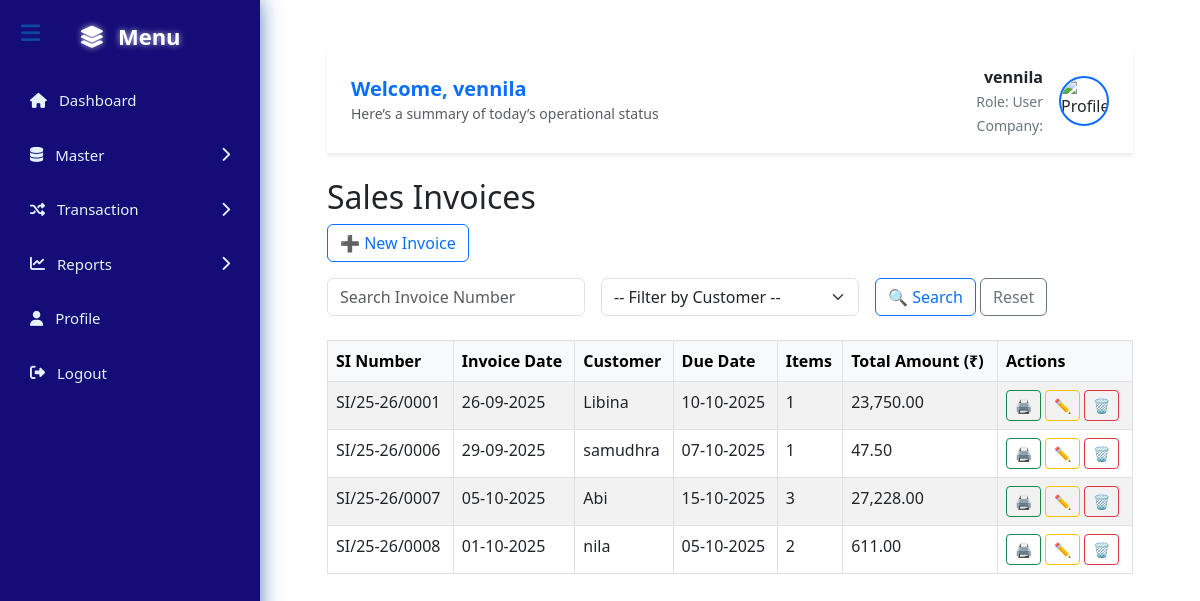
Page /sales_invoice_list.php (signed in) on the committed database.
### tables this page shows
CREATE TABLE `sales_invoices` (
  `si_id` int(11) NOT NULL,
  `si_number` varchar(50) NOT NULL,
  `si_date` date NOT NULL,
  `due_date` date DEFAULT NULL,
  `customer_id` int(11) NOT NULL,
  `customer_bill_no` varchar(100) DEFAULT NULL,
  `notes` text DEFAULT NULL,
  `tax_mode` enum('Inclusive','Exclusive') DEFAULT 'Inclusive',
  `terms` text DEFAULT NULL,
  `so_id` int(11) DEFAULT NULL,
  `created_at` timestamp NOT NULL DEFAULT current_timestamp(),
  `updated_at` timestamp NOT NULL DEFAULT current_timestamp() ON UPDATE current_timestamp(),
  `grand_total` decimal(12,2) NOT NULL DEFAULT 0.00
);

CREATE TABLE `customers` (
  `customer_id` int(11) NOT NULL,
  `customer_name` varchar(100) NOT NULL,
  `company_name` varchar(100) DEFAULT NULL,
  `address` text DEFAULT NULL,
  `country` varchar(50) DEFAULT NULL,
  `city` varchar(50) DEFAULT NULL,
  `state` varchar(50) DEFAULT NULL,
  `zipcode` varchar(10) NOT NULL,
  `ship_address` text DEFAULT NULL,
  `ship_country` varchar(50) DEFAULT NULL,
  `ship_city` varchar(50) DEFAULT NULL,
  `ship_state` varchar(50) DEFAULT NULL,
  `ship_zipcode` varchar(10) DEFAULT NULL,
  `phone` varchar(20) DEFAULT NULL,
  `email` varchar(100) DEFAULT NULL,
  `gstin` varchar(20) NOT NULL,
  `pan` varchar(20) DEFAULT NULL,
  `created_at` timestamp NOT NULL DEFAULT current_timestamp()
);

### sales_invoice_list.php (the view, shortened to what this page needs)
<?php
require_once 'config.php';
include 'header.php';
$params = [];
$sql = "
    SELECT
        si.si_id,
        si.si_number,
        si.si_date,
        si.due_date,
        c.customer_name,
        COALESCE(items.item_count, 0) AS item_count,
        COALESCE(items.total_amount, 0) AS total_amount
    FROM sales_invoices si
    JOIN customers c ON si.customer_id = c.customer_id
    LEFT JOIN (
        SELECT
            si_id,
            COUNT(*) AS item_count,
            SUM(line_total) AS total_amount
        FROM sales_invoice_items
        GROUP BY si_id
    ) items ON si.si_id = items.si_id
";
$sql .= " ORDER BY si.si_number ASC";
$stmt = $pdo->prepare($sql);
$stmt->execute($params);
$invoices = $stmt->fetchAll(PDO::FETCH_ASSOC);
?>
<!DOCTYPE html>
<html>
<head>
  <link href="https://cdn.jsdelivr.net/npm/bootstrap@5.3.0/dist/css/bootstrap.min.css" rel="stylesheet">
</head>
<body class="container mt-4">
<h2>Sales Invoices</h2>
<div class="mb-3">
    <a href="insert_sales_invoice.php" class="btn btn-outline-primary">➕ New Invoice</a>
</div>
<form method="get" class="row g-3 mb-4">
    <div class="col-md-4">
        <input type="text" name="si_number" value="<?= htmlspecialchars($_GET['si_number'] ?? '') ?>" class="form-control" placeholder="Search Invoice Number">
    </div>
    <div class="col-md-4">
        <select name="customer_id" class="form-select">
            <option value="">-- Filter by Customer --</option>
        </select>
    </div>
    <div class="col-md-4">
        <button type="submit" class="btn btn-outline-primary">🔍 Search</button>
        <a href="sales_invoice_list.php" class="btn btn-outline-secondary">Reset</a>
    </div>
</form>
<table class="table table-bordered table-striped">
    <thead class="table-light">
        <tr>
            <th>SI Number</th>
            <th>Invoice Date</th>
            <th>Customer</th>
            <th>Due Date</th>
            <th>Items</th>
            <th>Total Amount (₹)</th>
            <th>Actions</th>
        </tr>
    </thead>
    <tbody>
        <?php if ($invoices): ?>
            <?php foreach ($invoices as $inv): ?>
                <tr>
                    <td><?= htmlspecialchars($inv['si_number']) ?></td>
                    <td><?= date('d-m-Y', strtotime($inv['si_date'])) ?></td>
                    <td><?= htmlspecialchars($inv['customer_name']) ?></td>
                    <td><?= $inv['due_date'] ? date('d-m-Y', strtotime($inv['due_date'])) : '-' ?></td>
                    <td><?= $inv['item_count'] ?></td>
                    <td><?= number_format($inv['total_amount'], 2) ?></td>
                    <td>
                        <button class="btn btn-outline-success btn-sm" onclick="showPrint(<?= $inv['si_id'] ?>)">🖨 </button>
                        <a href="edit_sales_invoice.php?id=<?= $inv['si_id'] ?>" class="btn btn-outline-warning btn-sm">✏ </a>
                        <a href="delete_sales_invoice.php?id=<?= $inv['si_id'] ?>" class="btn btn-outline-danger btn-sm" onclick="return confirm('Delete this invoice?')">🗑 </a>
                    </td>
                </tr>
            <?php endforeach; ?>
        <?php else: ?>
            <tr>
                <td colspan="7" class="text-center">No invoices found.</td>
            </tr>
        <?php endif; ?>
    </tbody>
</table>
</body>
</html>

### rows in the picture
sales_invoices: si_number "SI/25-26/0001", si_date "26-09-2025", customer.customer_name "Libina", due_date "10-10-2025", item_count "1", total_amount "23,750.00"
sales_invoices: si_number "SI/25-26/0006", si_date "29-09-2025", customer.customer_name "samudhra", due_date "07-10-2025", item_count "1", total_amount "47.50"
sales_invoices: si_number "SI/25-26/0007", si_date "05-10-2025", customer.customer_name "Abi", due_date "15-10-2025", item_count "3", total_amount "27,228.00"
sales_invoices: si_number "SI/25-26/0008", si_date "01-10-2025", customer.customer_name "nila", due_date "05-10-2025", item_count "2", total_amount "611.00"

### other values in the picture
$name "vennila"
$role "User"
